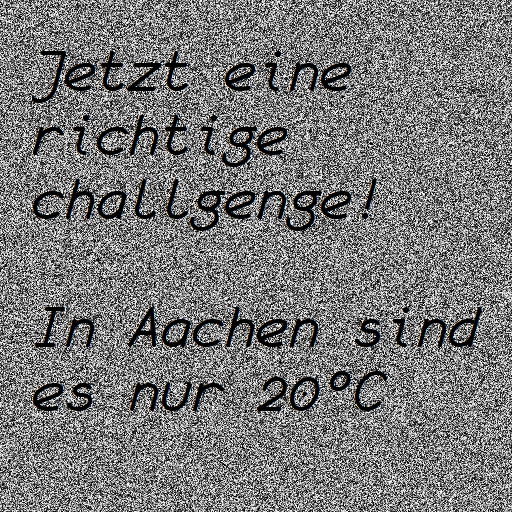
#> input picture SECRET.png, 512 x 512 px
$ python challenge.py
#> lines starting #> are read from the running program, lines starting #| are printed output that depends on the picture
from PIL import Image
from tqdm import tqdm

image = Image.open("SECRET.png").convert("F")
width, height = image.size
#> width = 512; height = 512
result = Image.new("F", (width, height))
#> result: PIL image 512x512 F; every value is 0

ROUNDS = 32

for i in tqdm(range(width)):
    for j in range(height):
        value = 0
        di, dj = 1337, 42
        for k in range(ROUNDS):
            di, dj = (di * di + dj) % width, (dj * dj + di) % height
            value += image.getpixel(((i + di) % width, (j + dj + (i + di)//width) % height))
        result.putpixel((i, j), value / ROUNDS)
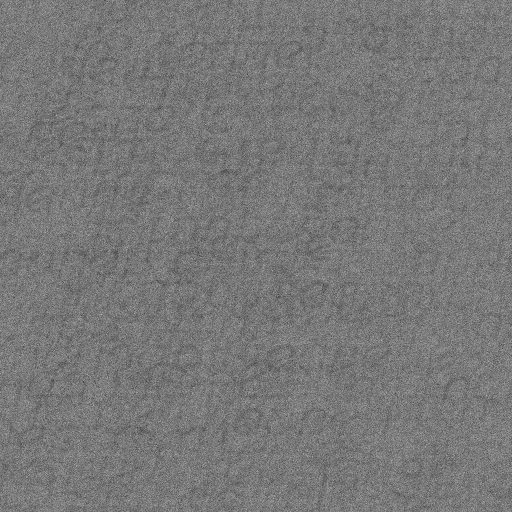
#> result: PIL image 512x512 F; min 63.5, max 181.4, mean 120.5

result = result.convert("RGB")
#> result: PIL image 512x512 RGB
result.save("out.png")
